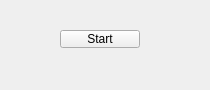
<?xml version="1.0" encoding="UTF-8"?>
<ui version="4.0">
 <class>Widget</class>
 <widget class="QWidget" name="Widget">
  <property name="geometry">
   <rect>
    <x>0</x>
    <y>0</y>
    <width>210</width>
    <height>90</height>
   </rect>
  </property>
  <property name="windowTitle">
   <string>Widget</string>
  </property>
  <widget class="QPushButton" name="start_pushButton">
   <property name="geometry">
    <rect>
     <x>60</x>
     <y>30</y>
     <width>80</width>
     <height>18</height>
    </rect>
   </property>
   <property name="text">
    <string>Start</string>
   </property>
  </widget>
 </widget>
 <resources/>
 <connections/>
</ui>
